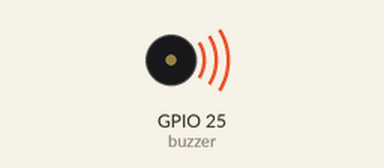
Simulated run of this program. Board: ESP32 board running MicroPython. Shown: buzzer (waves = sounding). At 3.5 s the program stops and its outputs stay as they are.

Above: at 0.1 s.
At 3.6 s:
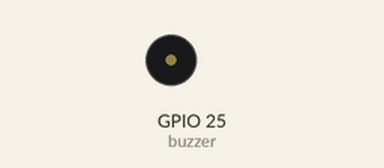
Timing chart, 0 to 5.0 s (numbered marks = the images above):
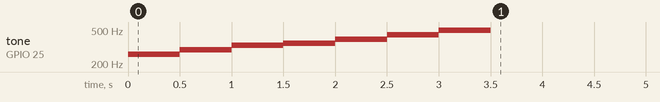

Measured:
- by itself, tone on GPIO 25 (buzzer): plays 261 Hz for 0.50 s, 294 Hz for 0.50 s, 330 Hz for 0.50 s, 349 Hz for 0.50 s, 392 Hz for 0.50 s, 440 Hz for 0.50 s … (7 notes in this stretch)

The program:

Lab02.py
```python
from machine import Pin,PWM
import time

buzzer = PWM(Pin(25),freq=0) # 建立 PWM 物件

buzzer.freq(261) # Do
time.sleep(0.5)  # 持續 0.5 秒
buzzer.freq(294) # Re
time.sleep(0.5)  # 持續 0.5 秒
buzzer.freq(330) # Mi
time.sleep(0.5)  # 持續 0.5 秒
buzzer.freq(349) # Fa
time.sleep(0.5)  # 持續 0.5 秒
buzzer.freq(392) # So
time.sleep(0.5)  # 持續 0.5 秒
buzzer.freq(440) # La
time.sleep(0.5)  # 持續 0.5 秒
buzzer.freq(494) # Si
time.sleep(0.5)  # 持續 0.5 秒

buzzer.deinit()  # 關閉 PWM 功能, 停止發聲
```
